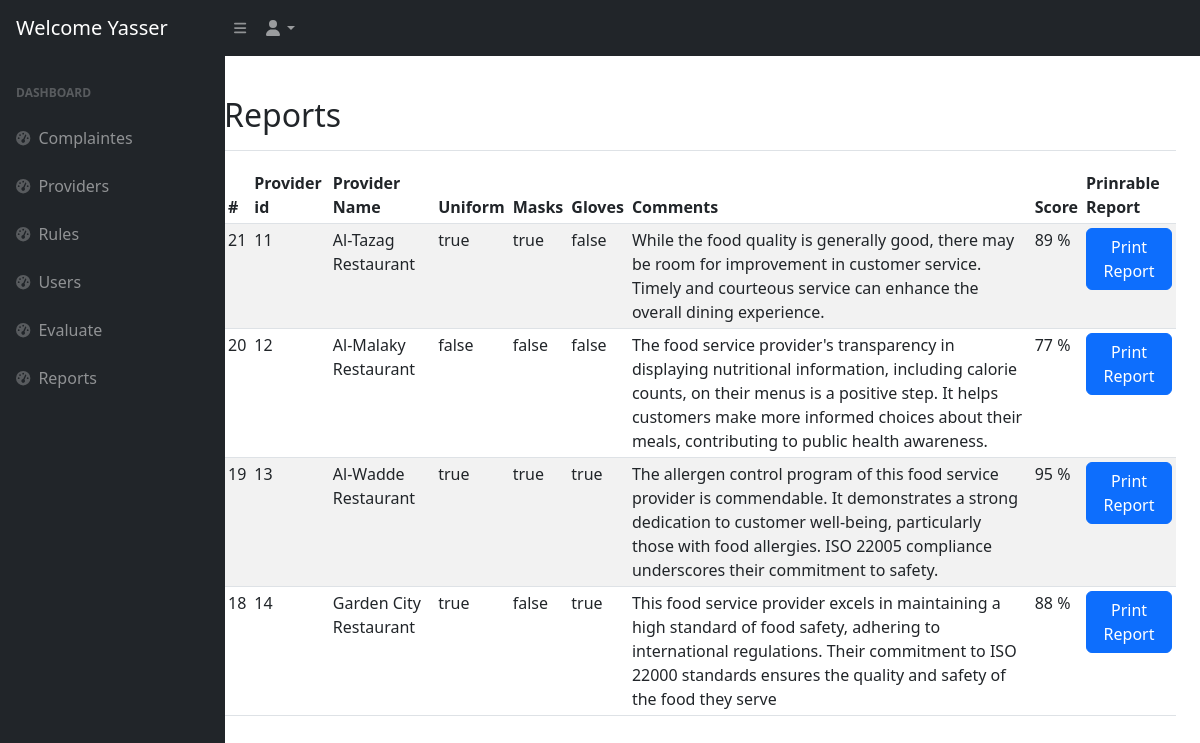
The app's page /admin/reports.php (signed in) with its own data.
### tables this page shows
CREATE TABLE `supervision` (
  `supervision_id` int(50) NOT NULL,
  `provider_id` int(50) NOT NULL,
  `provider_name` varchar(100) NOT NULL,
  `uniform` text NOT NULL,
  `masks` text NOT NULL,
  `gloves` text NOT NULL,
  `commints` text NOT NULL,
  `score` int(255) NOT NULL
);

### admin/reports.php (the view, shortened to what this page needs)
<?php
require_once('app_nav.php');
require_once('nav.php');
?>
<main class="col-md-9 ms-sm-auto col-lg-10 px-md-4" style="margin-top: 80px;">
<div class="d-flex justify-content-between flex-wrap flex-md-nowrap align-items-center pt-3 pb-2 mb-3 border-bottom">
        <h1 class="h2">Reports</h1>
    </div>
    <div class="table-responsive">
        <table class="table table-striped table-sm">
            <thead>
                <tr>
                    <th scope="col">#</th>
                    <th scope="col">Provider id</th>
                    <th scope="col">Provider Name</th>
                    <th scope="col">Uniform</th>
                    <th scope="col">Masks</th>
                    <th scope="col">Gloves</th>
                    <th scope="col">Comments</th>
                    <th scope="col">Score</th>
                    <th scope="col">Prinrable Report</th>
                </tr>
            </thead>
            <tbody>
                <?php
                require_once('../config.php');
                $sql = "select * from supervision order by supervision_id desc";
                $result = mysqli_query($conn, $sql);
                while ($row = mysqli_fetch_assoc($result)) {
                    $id = $row['supervision_id'];
                    $p_id = $row['provider_id'];
                    $name = $row['provider_name'];
                    $uniform = $row['uniform'];
                    $masks = $row['masks'];
                    $gloves = $row['gloves'];
                    $commints = $row['commints'];
                    $score = $row['score'];
                    echo "
                    <tr>
                      <td>$id</td>
                      <td>$p_id</td>
                      <td>$name</td>
                      <td>$uniform</td>
                      <td>$masks</td>
                      <td>$gloves</td>
                      <td>$commints</td>
                      <td>$score %</td>
                      <td><a href='./form_to_print.php?val=$p_id' class='btn btn-primary'>Print Report</a></td>
                    </tr>
                    ";
                }
                ?>
            </tbody>
        </table>
    </div>
</main>
<?php
require_once('footer.php');
?>

### records on screen
supervision: supervision_id "21", provider "11", provider_name "Al-Tazag Restaurant", uniform "true", masks "true", gloves "false", commints "While the food quality is generally good, there may be room for improvement in customer service. Timely and courteous service can enhance the overall dining experience.", score "89"
supervision: supervision_id "20", provider "12", provider_name "Al-Malaky Restaurant", uniform "false", masks "false", gloves "false", commints "The food service provider's transparency in displaying nutritional information, including calorie counts, on their menus is a positive step. It helps customers make more informed choices about their meals, contributing to public health awareness.", score "77"
supervision: supervision_id "19", provider "13", provider_name "Al-Wadde Restaurant", uniform "true", masks "true", gloves "true", commints "The allergen control program of this food service provider is commendable. It demonstrates a strong dedication to customer well-being, particularly those with food allergies. ISO 22005 compliance underscores their commitment to safety.", score "95"
supervision: supervision_id "18", provider "14", provider_name "Garden City Restaurant", uniform "true", masks "false", gloves "true", commints "This food service provider excels in maintaining a high standard of food safety, adhering to international regulations. Their commitment to ISO 22000 standards ensures the quality and safety of the food they serve", score "88"

### other values on screen
$name "Yasser"
